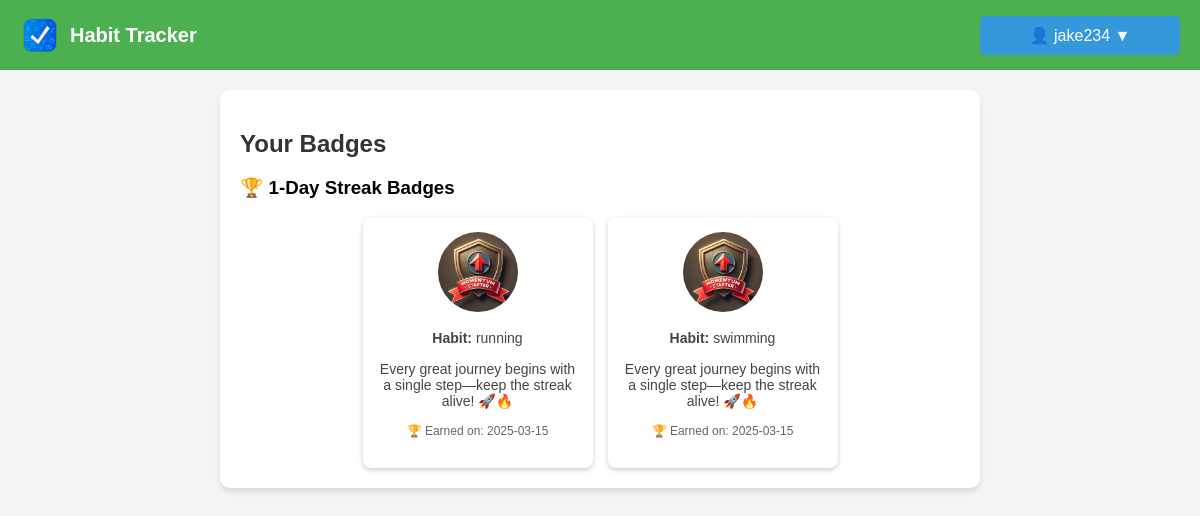
The app's page /badges (signed in), older data.
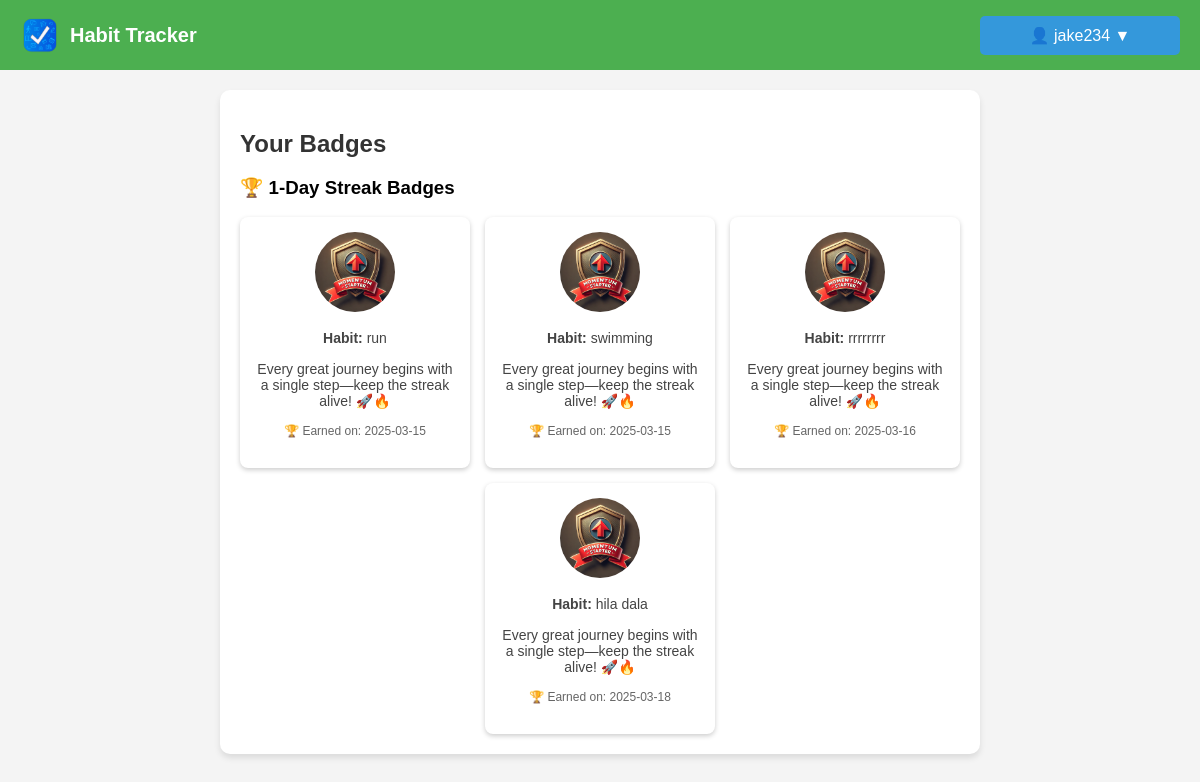
The same page, newer data.
### models.py (models this page shows, shortened)
class UserBadge(db.Model):
    id = db.Column(db.Integer, primary_key=True)
    user_id = db.Column(db.Integer, db.ForeignKey('user.id'), nullable=False)
    habit_id = db.Column(db.Integer, db.ForeignKey('activity.id'), nullable=False)
    habit_name = db.Column(db.String(100))  # New column to store habit name
    badge_id = db.Column(db.Integer, db.ForeignKey('badge.id'), nullable=False)
    awarded_at = db.Column(db.DateTime, default=datetime.utcnow)
    user = db.relationship('User', backref=db.backref('earned_badges', lazy=True))
    badge = db.relationship('Badge', backref=db.backref('awarded_to', lazy=True))

class Badge(db.Model):
    id = db.Column(db.Integer, primary_key=True)
    name = db.Column(db.String(100), nullable=False, unique=True)  # Badge name
    description = db.Column(db.Text, nullable=True)  # Description
    streak_required = db.Column(db.Integer, nullable=False)  # Streak condition
    created_at = db.Column(db.DateTime, default=datetime.utcnow)
    image_filename = db.Column(db.String(255), nullable=False)

class Activity(db.Model):
    id = db.Column(db.Integer, primary_key=True)
    name = db.Column(db.String(120), nullable=False)
    user_id = db.Column(db.Integer, db.ForeignKey('user.id'), nullable=False)
    streak = db.Column(db.Integer, default=0)
    last_completed = db.Column(db.DateTime, default=None)
    date_added = db.Column(db.Date, default=datetime.utcnow)

### routes.py (the view)
@main_bp.route('/badges')
def badges():
    if 'user_id' not in session:
        flash("You need to log in first.", "danger")
        return redirect(url_for('main.login'))
    user_id = session['user_id']
    user_badges = UserBadge.query.filter_by(user_id=user_id).all()
    for badge in user_badges:
        badge.badge.name_escaped = json.dumps(badge.badge.name)
        badge.badge.description_escaped = json.dumps(badge.badge.description)
        badge.habit = Activity.query.get(badge.habit_id)
    streak_groups = {
        360: [],
        180: [],
        30: [],
        7: [],
        1: []
    }
    for badge in user_badges:
        if badge.badge and badge.badge.streak_required:
            if badge.badge.streak_required in streak_groups:
                streak_groups[badge.badge.streak_required].append(badge)
    sorted_streak_groups = {
        k: streak_groups[k] for k in sorted(streak_groups.keys(), reverse=True)
    }
    return render_template(
        'badges.html',
        username=session['username'],
        streak_groups=sorted_streak_groups
    )

### templates/badges.html (shortened to what this page needs)
<!DOCTYPE html>
<html lang="en">
  <head>
    <link
      rel="stylesheet"
      href="{{ url_for('static', filename='styles.css') }}"
    />
  </head>
  <body>
    <nav class="navbar">
      <div class="logo">
        <img
          src="{{ url_for('static', filename='logo.png') }}"
          alt="Habit Tracker Logo"
        />
        <span class="app-name">Habit Tracker</span>
      </div>
      <div class="nav-buttons">
        <div class="dropdown">
          <button class="dropbtn">👤 {{ session['username'] }} ▼</button>
        </div>
      </div>
    </nav>
    <div class="container">
      <h2>Your Badges</h2>
      {% if streak_groups %} {% for streak, badges in streak_groups.items() %}
      {% if badges %}
      <div class="badge-group">
        <h3>🏆 {{ streak }}-Day Streak Badges</h3>
        <div class="badge-grid">
          {% for badge in badges %}
          <div
            class="badge-card"
            onclick="openBadgeModal(
                      '{{ badge.badge.name }}',
                      '{{ badge.badge.description }}',
                      '{{ url_for('static', filename='badges/' + badge.badge.image_filename) }}',
                      '{% if badge.habit %}{{ badge.habit.name }}{% else %}{{ badge.habit_name }}{% endif %}'
                    )"
          >
            <img
              src="{{ url_for('static', filename='badges/' + badge.badge.image_filename) }}"
              alt="{{ badge.badge.name }}"
              title="{{ badge.badge.name }}"
              class="badge-img"
            />
            <p>
              <strong>Habit:</strong>
              {% if badge.habit %} {{ badge.habit.name }} {% else %} {{
              badge.habit_name }} {% endif %}
            </p>
            <p>{{ badge.badge.description }}</p>
            <p class="badge-earned">
              🏆 Earned on: {{ badge.awarded_at.strftime('%Y-%m-%d') }}
            </p>
          </div>
          {% endfor %}
        </div>
      </div>
      {% endif %} {% endfor %} {% else %}
      <p>
        No badges earned yet. Keep tracking your habits to unlock achievements!
      </p>
      {% endif %}
    </div>
  </body>
</html>

### static/styles.css (style rules this page uses)
body { margin: 0; padding: 0; font-family: Arial, sans-serif; background-color: #f4f4f4; }
.navbar { display: flex; justify-content: space-between; align-items: center; background-color: #4CAF50; padding: 15px 20px; color: white; }
.logo { display: flex; align-items: center; }
.logo img { width: 40px; height: 40px; margin-right: 10px; }
.app-name { font-size: 20px; font-weight: bold; }
.dropbtn { background-color: #3498db; color: white; padding: 10px 16px; font-size: 16px; border: none; cursor: pointer; border-radius: 5px; }
.dropdown { position: relative; display: inline-block; }
.container { width: 60%; margin: 20px auto; padding: 20px; background: white; box-shadow: 0px 4px 6px rgba(0, 0, 0, 0.1); border-radius: 10px; }
h2 { color: #333; margin-bottom: 15px; }
button { padding: 8px 12px; width: 200px; border: none; border-radius: 5px; font-size: 14px; cursor: pointer; transition: 0.3s ease-in-out; }
p { font-size: 14px; color: #444; margin-bottom: 15px; }
.badge-earned { font-size: 12px; color: #666; }
.badge-grid { display: flex; flex-wrap: wrap; gap: 15px; justify-content: center; }
.badge-card { background: #fff; padding: 15px; border-radius: 8px; box-shadow: 0 2px 5px rgba(0, 0, 0, 0.2); text-align: center; width: 200px; cursor: pointer; transition: transform 0.2s; }
.badge-img { width: 80px; height: 80px; border-radius: 50%; }

Row changes from the older to the newer data that the page shows:
changed through a linked row, UserBadge: habit.name "running" → "run"
added UserBadge: image_filename (picture), habit_name "rrrrrrrr", badge.description "Every great journey begins with a single step—keep the streak alive! 🚀🔥", awarded_at "2025-03-16"
added UserBadge: image_filename (picture), habit_name "hila dala", badge.description "Every great journey begins with a single step—keep the streak alive! 🚀🔥", awarded_at "2025-03-18"
